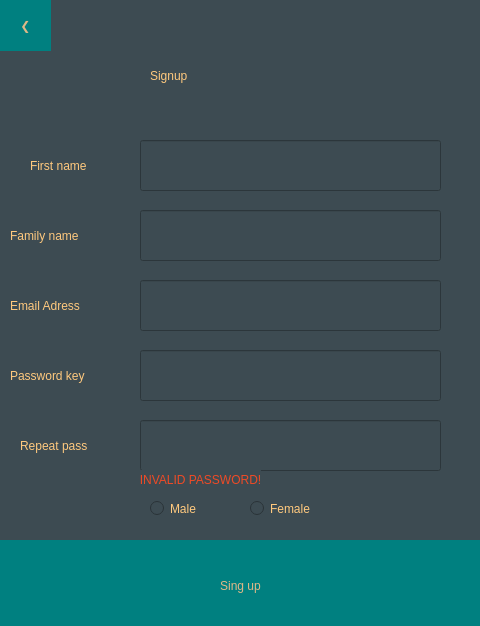
<?xml version="1.0" encoding="UTF-8"?>
<ui version="4.0">
 <class>Dialog</class>
 <widget class="QDialog" name="Dialog">
  <property name="geometry">
   <rect>
    <x>0</x>
    <y>0</y>
    <width>480</width>
    <height>626</height>
   </rect>
  </property>
  <property name="windowTitle">
   <string>Dialog</string>
  </property>
  <property name="styleSheet">
   <string notr="true">background-color: rgb(61, 75, 82);</string>
  </property>
  <widget class="QLabel" name="label">
   <property name="geometry">
    <rect>
     <x>150</x>
     <y>30</y>
     <width>181</width>
     <height>91</height>
    </rect>
   </property>
   <property name="styleSheet">
    <string notr="true">color:rgb(255, 201, 126);
font:42pt &quot;Microsoft JhengHei UI Light&quot;;
</string>
   </property>
   <property name="text">
    <string>Signup</string>
   </property>
  </widget>
  <widget class="QLabel" name="label_3">
   <property name="geometry">
    <rect>
     <x>10</x>
     <y>210</y>
     <width>121</width>
     <height>51</height>
    </rect>
   </property>
   <property name="styleSheet">
    <string notr="true">font:15pt &quot;Microsoft JhengHei UI Light&quot;;

color:rgb(255, 201, 126);</string>
   </property>
   <property name="text">
    <string>Family name</string>
   </property>
  </widget>
  <widget class="QLineEdit" name="familyName">
   <property name="geometry">
    <rect>
     <x>140</x>
     <y>210</y>
     <width>301</width>
     <height>51</height>
    </rect>
   </property>
   <property name="styleSheet">
    <string notr="true">font-size:15pt;
color: rgb(255, 255, 255);</string>
   </property>
  </widget>
  <widget class="QLineEdit" name="firstName">
   <property name="enabled">
    <bool>true</bool>
   </property>
   <property name="geometry">
    <rect>
     <x>140</x>
     <y>140</y>
     <width>301</width>
     <height>51</height>
    </rect>
   </property>
   <property name="autoFillBackground">
    <bool>false</bool>
   </property>
   <property name="styleSheet">
    <string notr="true">font-size:15pt;
color: rgb(255, 255, 255);

t{
placeholder=&quot;Country Name&quot;;
}</string>
   </property>
   <property name="text">
    <string/>
   </property>
  </widget>
  <widget class="QLabel" name="label_4">
   <property name="geometry">
    <rect>
     <x>30</x>
     <y>140</y>
     <width>101</width>
     <height>51</height>
    </rect>
   </property>
   <property name="styleSheet">
    <string notr="true">font:15pt &quot;Microsoft JhengHei UI Light&quot;;
color:rgb(255, 201, 126);</string>
   </property>
   <property name="text">
    <string>First name</string>
   </property>
  </widget>
  <widget class="QPushButton" name="creatAcc">
   <property name="geometry">
    <rect>
     <x>0</x>
     <y>540</y>
     <width>481</width>
     <height>91</height>
    </rect>
   </property>
   <property name="styleSheet">
    <string notr="true">QPushButton{
background-color: rgb(0, 128, 128);
font: 25 22pt &quot;Microsoft YaHei UI Light&quot;;
color: rgb(222, 184, 135);
border-style: dotted;}
QPushButton:hover{
background-color:rgb(241, 241, 241);
font: 25 22pt &quot;Microsoft YaHei UI Light&quot;;
color: rgb(0, 159, 159);
border-style: dotted;}
</string>
   </property>
   <property name="text">
    <string>Sing up</string>
   </property>
  </widget>
  <widget class="QLineEdit" name="Pass_2">
   <property name="geometry">
    <rect>
     <x>140</x>
     <y>350</y>
     <width>301</width>
     <height>51</height>
    </rect>
   </property>
   <property name="styleSheet">
    <string notr="true">font-size:15pt;
color: rgb(255, 255, 255);</string>
   </property>
   <property name="text">
    <string/>
   </property>
  </widget>
  <widget class="QLabel" name="label_5">
   <property name="geometry">
    <rect>
     <x>10</x>
     <y>350</y>
     <width>121</width>
     <height>51</height>
    </rect>
   </property>
   <property name="styleSheet">
    <string notr="true">font:15pt &quot;Microsoft JhengHei UI Light&quot;;

color:rgb(255, 201, 126);</string>
   </property>
   <property name="text">
    <string>Password key</string>
   </property>
  </widget>
  <widget class="QLineEdit" name="Email">
   <property name="enabled">
    <bool>true</bool>
   </property>
   <property name="geometry">
    <rect>
     <x>140</x>
     <y>280</y>
     <width>301</width>
     <height>51</height>
    </rect>
   </property>
   <property name="autoFillBackground">
    <bool>false</bool>
   </property>
   <property name="styleSheet">
    <string notr="true">font-size:15pt;
color: rgb(255, 255, 255);</string>
   </property>
   <property name="text">
    <string/>
   </property>
  </widget>
  <widget class="QLabel" name="label_6">
   <property name="geometry">
    <rect>
     <x>10</x>
     <y>280</y>
     <width>121</width>
     <height>51</height>
    </rect>
   </property>
   <property name="styleSheet">
    <string notr="true">font:15pt &quot;Microsoft JhengHei UI Light&quot;;
color:rgb(255, 201, 126);</string>
   </property>
   <property name="text">
    <string>Email Adress</string>
   </property>
  </widget>
  <widget class="QLabel" name="label_7">
   <property name="geometry">
    <rect>
     <x>20</x>
     <y>420</y>
     <width>111</width>
     <height>51</height>
    </rect>
   </property>
   <property name="styleSheet">
    <string notr="true">font:15pt &quot;Microsoft JhengHei UI Light&quot;;

color:rgb(255, 201, 126);</string>
   </property>
   <property name="text">
    <string>Repeat pass</string>
   </property>
  </widget>
  <widget class="QLineEdit" name="Pass_3">
   <property name="geometry">
    <rect>
     <x>140</x>
     <y>420</y>
     <width>301</width>
     <height>51</height>
    </rect>
   </property>
   <property name="styleSheet">
    <string notr="true">font-size:15pt;
color: rgb(255, 255, 255);</string>
   </property>
   <property name="text">
    <string/>
   </property>
  </widget>
  <widget class="QRadioButton" name="Male">
   <property name="geometry">
    <rect>
     <x>150</x>
     <y>500</y>
     <width>61</width>
     <height>17</height>
    </rect>
   </property>
   <property name="styleSheet">
    <string notr="true">font:11pt &quot;Microsoft JhengHei UI Light&quot;;
color:rgb(255, 201, 126);
</string>
   </property>
   <property name="text">
    <string>Male</string>
   </property>
  </widget>
  <widget class="QRadioButton" name="Female">
   <property name="geometry">
    <rect>
     <x>250</x>
     <y>500</y>
     <width>71</width>
     <height>17</height>
    </rect>
   </property>
   <property name="styleSheet">
    <string notr="true">font:11pt &quot;Microsoft JhengHei UI Light&quot;;
color:rgb(255, 201, 126);</string>
   </property>
   <property name="text">
    <string>Female</string>
   </property>
  </widget>
  <widget class="QPushButton" name="backtologin">
   <property name="geometry">
    <rect>
     <x>0</x>
     <y>0</y>
     <width>51</width>
     <height>51</height>
    </rect>
   </property>
   <property name="styleSheet">
    <string notr="true">QPushButton{background-color: rgb(0, 128, 128);
font: 25 22pt &quot;Microsoft YaHei UI Light&quot;;
color: rgb(222, 184, 135);
border-style: dotted;}
QPushButton:hover{background-color:rgb(241, 241, 241);
font: 25 22pt &quot;Microsoft YaHei UI Light&quot;;
color: rgb(222, 184, 135);
border-style: dotted;}</string>
   </property>
   <property name="text">
    <string>❮</string>
   </property>
  </widget>
  <widget class="QPushButton" name="invalidLabel">
   <property name="geometry">
    <rect>
     <x>140</x>
     <y>470</y>
     <width>121</width>
     <height>20</height>
    </rect>
   </property>
   <property name="styleSheet">
    <string notr="true">QPushButton{
font: 75 10pt &quot;MS Shell Dlg 2&quot;;
color: rgb(238, 74, 38);
border-style: dotted;
}
QPushButton:hover{font: 75 10pt &quot;MS Shell Dlg 2&quot;;
color: rgb(241, 241, 241);
border-style: dotted;}
</string>
   </property>
   <property name="text">
    <string>INVALID PASSWORD!</string>
   </property>
  </widget>
 </widget>
 <tabstops>
  <tabstop>firstName</tabstop>
  <tabstop>familyName</tabstop>
  <tabstop>Email</tabstop>
  <tabstop>Pass_2</tabstop>
  <tabstop>Pass_3</tabstop>
  <tabstop>creatAcc</tabstop>
 </tabstops>
 <resources/>
 <connections/>
</ui>
